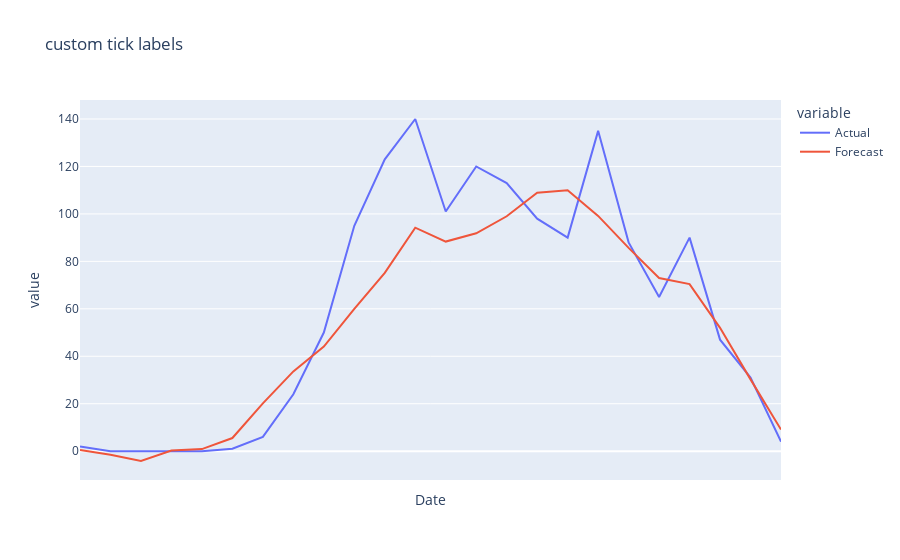

This figure's notebook cell:
### Code cell
import plotly.express as px

df = px.data.stocks()
fig = px.line(df_train[-24:], x="Date", y=['Actual', 'Forecast'],
            #   hover_data={"Date": "|%B %d, %Y"},
              title='custom tick labels')
fig.update_xaxes(
    dtick="M1",
    tickformat="%b\n%Y")
fig.show()

### Figure 1 — Plotly figure (JSON) as saved in the notebook; plotly's stock layout.template omitted (floating-point values rounded to 4 significant figures)
{"data": [{"hovertemplate": "variable=Actual<br>Date=%{x}<br>value=%{y}<extra></extra>", "legendgroup": "Actual", "line": {"color": "#636efa", "dash": "solid"}, "marker": {"symbol": "circle"}, "mode": "lines", "name": "Actual", "orientation": "v", "showlegend": true, "type": "scatter", "x": ["2023-07-19T00:00:00", "2023-07-19T01:00:00", "2023-07-19T02:00:00", "2023-07-19T03:00:00", "2023-07-19T04:00:00", "2023-07-19T05:00:00", "2023-07-19T06:00:00", "2023-07-19T07:00:00", "2023-07-19T08:00:00", "2023-07-19T09:00:00", "2023-07-19T10:00:00", "2023-07-19T11:00:00", "2023-07-19T12:00:00", "2023-07-19T13:00:00", "2023-07-19T14:00:00", "2023-07-19T15:00:00", "2023-07-19T16:00:00", "2023-07-19T17:00:00", "2023-07-19T18:00:00", "2023-07-19T19:00:00", "2023-07-19T20:00:00", "2023-07-19T21:00:00", "2023-07-19T22:00:00", "2023-07-19T23:00:00"], "xaxis": "x", "y": [2, 0, 0, 0, 0, 1, 6, 24, 50, 95, 123, 140, 101, 120, 113, 98, 90, 135, 88, 65, 90, 47, 31, 4], "yaxis": "y"}, {"hovertemplate": "variable=Forecast<br>Date=%{x}<br>value=%{y}<extra></extra>", "legendgroup": "Forecast", "line": {"color": "#EF553B", "dash": "solid"}, "marker": {"symbol": "circle"}, "mode": "lines", "name": "Forecast", "orientation": "v", "showlegend": true, "type": "scatter", "x": ["2023-07-19T00:00:00", "2023-07-19T01:00:00", "2023-07-19T02:00:00", "2023-07-19T03:00:00", "2023-07-19T04:00:00", "2023-07-19T05:00:00", "2023-07-19T06:00:00", "2023-07-19T07:00:00", "2023-07-19T08:00:00", "2023-07-19T09:00:00", "2023-07-19T10:00:00", "2023-07-19T11:00:00", "2023-07-19T12:00:00", "2023-07-19T13:00:00", "2023-07-19T14:00:00", "2023-07-19T15:00:00", "2023-07-19T16:00:00", "2023-07-19T17:00:00", "2023-07-19T18:00:00", "2023-07-19T19:00:00", "2023-07-19T20:00:00", "2023-07-19T21:00:00", "2023-07-19T22:00:00", "2023-07-19T23:00:00"], "xaxis": "x", "y": [0.4788, -1.478, -4.14, 0.2859, 0.8823, 5.539, 20.14, 33.63, 44.1, 59.94, 75.14, 94.21, 88.34, 91.84, 99.01, 109.0, 110.0, 99.16, 85.69, 72.96, 70.41, 51.98, 30.26, 9.105], "yaxis": "y"}], "layout": {"legend": {"title": {"text": "variable"}, "tracegroupgap": 0}, "title": {"text": "custom tick labels"}, "xaxis": {"anchor": "y", "domain": [0, 1], "dtick": "M1", "tickformat": "%b\n%Y", "title": {"text": "Date"}}, "yaxis": {"anchor": "x", "domain": [0, 1], "title": {"text": "value"}}}}
